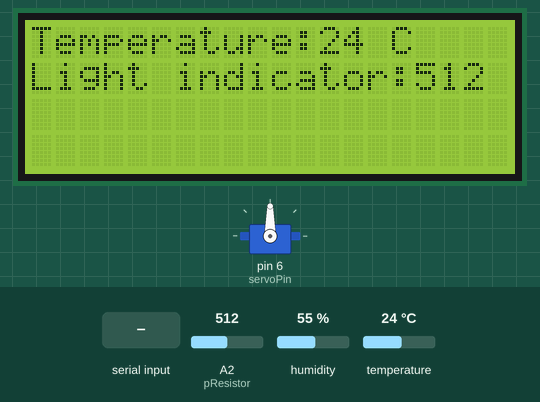
The sketch below on a simulated Arduino Uno, built with avr-gcc and run on an emulated ATmega328P. On the bench: 20×4 character LCD, servo. The test bench sets the inputs (shaded band); at power-on: temperature 24 °C, A2 (pResistor) = 512, humidity 55 %. What the sketch prints to the serial monitor is not drawn.

Above: at 1.2 s.
1.3 s: "1\n" received over Serial
At 10.9 s:
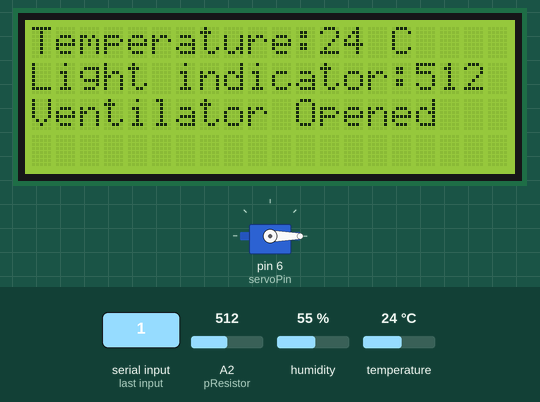
11.6 s: "2\n" received over Serial
At 21.3 s:
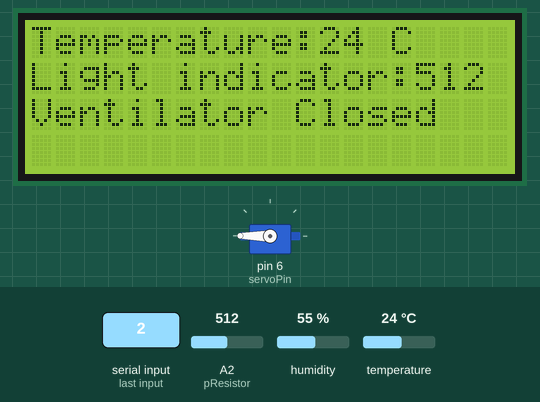
21.7 s: temperature set to 12 °C
At 31.7 s:
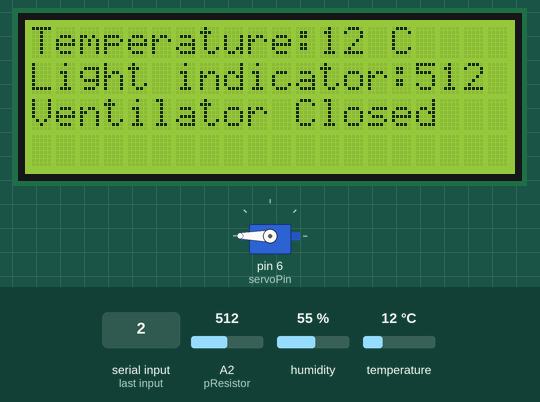
32.8 s: A2 (pResistor) set to 716
At 42.5 s:
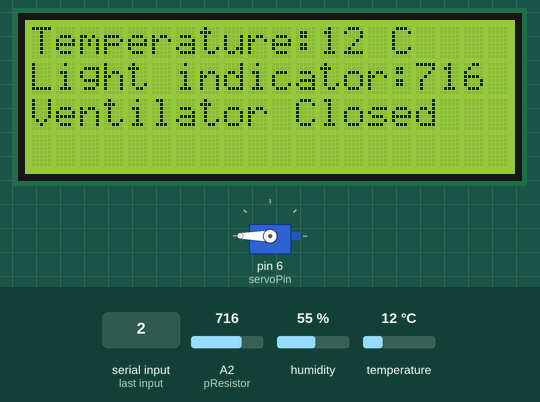
42.8 s: temperature set to 19 °C
52.9 s: A2 (pResistor) set to 900
At 62.1 s:
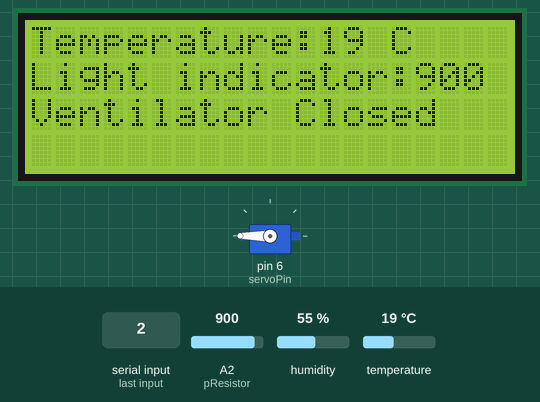
Timing chart, 0 to 63.6 s (numbered marks = the images above; inputs shaded):
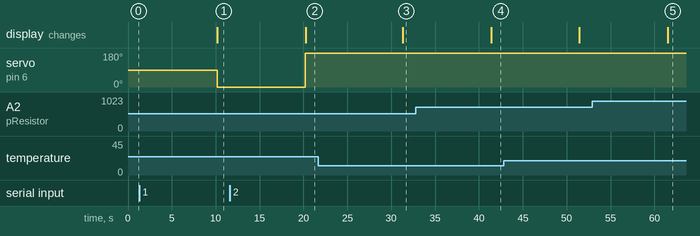

Measured:
- after the input at 1.3 s, servo on pin 6 (servoPin): 90° → 0° after 8.9 s; the display: changes after 8.9 s (image 1)
- after the input at 11.6 s, servo on pin 6 (servoPin): 0° → 180° after 8.6 s; the display: changes after 8.7 s (image 2)
- after the input at 21.7 s, the display: changes after 9.6 s (image 3)
- after the input at 32.8 s, the display: changes after 8.6 s (image 4)
- after the input at 52.9 s, the display: changes after 8.6 s (image 5)

The sketch:

Ventilation.ino
```cpp
#include <Servo.h>
#include <Wire.h>
#include <dht.h>
#include <DHT.h>
#include <LiquidCrystal_I2C.h>
#define dht_apin A0 //Pin A0 to DHT11

LiquidCrystal_I2C lcd(0x27, 2, 1, 0, 4, 5, 6, 7, 3, POSITIVE);
dht DHT;

Servo myservo;

int servoPin = 6;
const int pResistor = A2;

unsigned int pinStatus = 0;


//void setup
void setup() {
  lcd.begin(20, 4); // Initializes the interface to the LCD screen, and specifies the dimensions (width and height) of the display (20,4)
  lcd.backlight();

  Serial.begin(9600);

  myservo.attach(servoPin);

  pinMode(pResistor, INPUT); //for Photoresistor

  //pin for micro servo motor
  pinMode(6, OUTPUT);

}


void loop() {
  //Start of Program

  int sensorData = DHT.read11(dht_apin);
  int temperature = DHT.temperature;
  int lightIntensity = analogRead(pResistor);

  if (Serial.available() > 0)

  {
    pinStatus = Serial.parseInt();
    switch (pinStatus)
    {

      case 1:
        myservo.write(0); //tells servo to go back to 0 (open window)
        lcd.setCursor(0, 2);
        lcd.print("Ventilator Opened");
        break;

      case 2:
        myservo.write(180); //tells servo to go 180  (close window)
        lcd.setCursor(0, 2);
        lcd.print("Ventilator Closed");
        break;

    }

  }

  //Print temperature
  lcd.setCursor(0, 0);
  lcd.print("Temperature:");
  lcd.print(temperature);
  lcd.print(" C");

  lcd.setCursor(0, 1);
  lcd.print("Light indicator:");
  lcd.print(lightIntensity);

   //transmit data to be printed in the raspberry pi or to show at Serial Monitor

  Serial.println(String(temperature) + "," + String(lightIntensity));

  delay(10000);

}// end loop()
```
